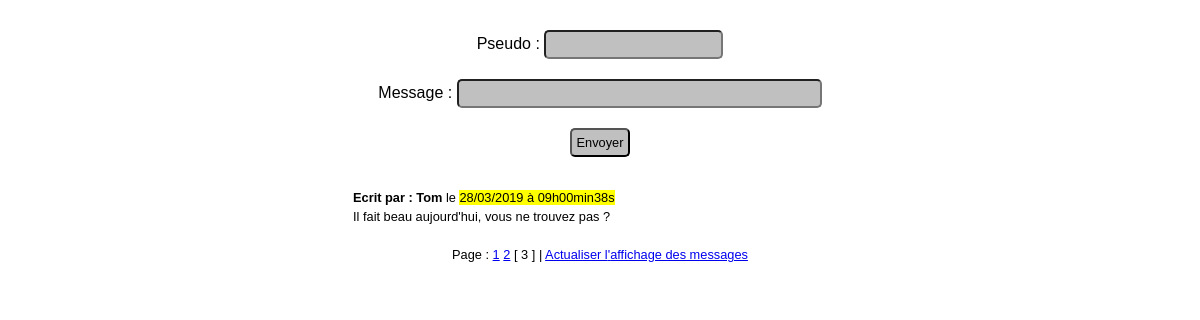
The app's page /minichat.php?page=3 with its own data.
### tables this page shows
CREATE TABLE IF NOT EXISTS `minichat` (
  `id` int(11) NOT NULL AUTO_INCREMENT,
  `pseudo` varchar(255) NOT NULL,
  `message` varchar(255) NOT NULL,
  `date_creation` datetime NOT NULL DEFAULT CURRENT_TIMESTAMP,
  PRIMARY KEY (`id`)
);

### minichat.php (the view, shortened to what this page needs)
<!DOCTYPE html>
<html>
<head>
</head>
<body>
    <form label="form_minichat" action="minichat_post_plus.php" method="post">
        <label for="pseudo">Pseudo</label> : <input type="text" name="pseudo" id="pseudo" value="<?php
                                                                                                    if (isset($_COOKIE['pseudo'])) {
                                                                                                        echo htmlspecialchars($_COOKIE['pseudo']);
                                                                                                    }
                                                                                                    ?>" required /><br>
        <label for="message">Message</label> : <input type="text" name="message" id="message" size="45" maxlength="255" autofocus required />
        <br />
        <input type="submit" value="Envoyer" />
    </form>
    <?php
    try {
        $bdd = new PDO('mysql:host=localhost;dbname=minichat;charset=utf8', 'root', '');
    } catch (Exception $e) {
        die('Erreur : ' . $e->getMessage());
    }
    $messagesParPage = 5;
    $retour_total = $bdd->query('SELECT COUNT(*) AS total FROM minichat');
    $donnees_total = $retour_total->fetch();
    $total = $donnees_total['total'];
    $nombreDePages = ceil($total / $messagesParPage);
    if (isset($_GET['page']))
    {
        $pageActuelle = intval($_GET['page']);
    } else
    {
        $pageActuelle = 1;
    }
    $premiereEntree = ($pageActuelle - 1) * $messagesParPage;
    $retour_messages = $bdd->query('SELECT pseudo, message, DATE_FORMAT(date_creation, \'%d/%m/%Y à %Hh%imin%ss\') AS date_creation_fr FROM minichat ORDER BY id DESC LIMIT ' . $premiereEntree . ', ' . $messagesParPage . '');
    while ($donnees_messages = $retour_messages->fetch())
    {
        echo '<table>
                <tr>
                     <td><strong>Ecrit par : ' . htmlspecialchars($donnees_messages['pseudo']) . '</strong> le <mark> ' . $donnees_messages['date_creation_fr'] . '</mark></td>
                </tr>
                <tr>
                     <td>' . nl2br(htmlspecialchars($donnees_messages['message'])) . '</td>
                </tr>
            </table>';
    }
    echo '<p align="center">Page : ';
    for ($i = 1; $i <= $nombreDePages; $i++)
    {
        if ($i == $pageActuelle)
        {
            echo ' [ ' . $i . ' ] ';
        } else
        {
            echo ' <a href="minichat.php?page=' . $i . '">' . $i . '</a> ';
        }
    }
    echo ' |  <a href="javascript:document.location.href=\'minichat.php\'">Actualiser l\'affichage des messages</a> </p>';
    ?>
</body>
</html>

### minichat.php (style rules this page uses)
body { font-family: "Verdana", "Arial", sans-serif; font-size: 100%; }
form { text-align: center; margin: 20px auto; }
input { background-color: silver; margin: 10px 0; padding: 5px; border-radius: 5px; }
table { width: 500px; margin: 10px auto; }
p { margin: 20px auto; }
p, input, table { font-size: 0.8em; }

### records on screen
minichat: pseudo "Tom", date_creation_fr "28/03/2019 à 09h00min38s", message "Il fait beau aujourd'hui, vous ne trouvez pas ?"
